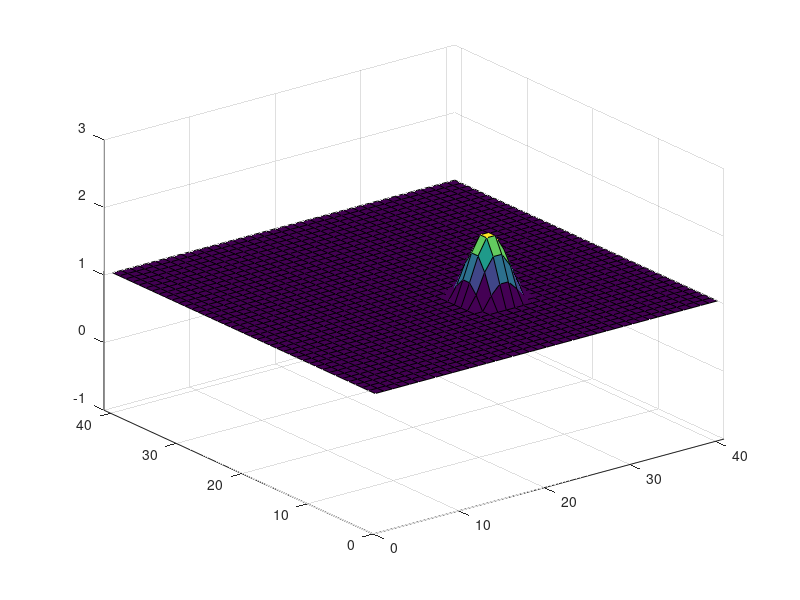

MATLAB code for this plot: (Note: this script raises an error after producing the figure.)
clc

g = 9.81; %Gravity
dx = 1.0; %x movement  
dy = 1.0; %y movement
dt = 0.05; % time step

H = ones(41:41);  %Height of plane 
U = zeros(41:41); %Velocity in x-direction
V = zeros(41:41); %Velocity in y-direction (negative)

%intended for the calculations in first step, Lax Wendroff
Hx = zeros(40:40); 
Ux = zeros(40:40); 
Vx = zeros(40:40); 

Hy = zeros(40:40);
Uy = zeros(40:40);
Vy = zeros(40:40);

%Color of the plane, dependent on velocity
C = zeros(40:40);

%Create initial displacement
[x, y] = meshgrid( linspace(-4, 4, 10) );
R = sqrt(x.^2 + y.^2) + eps;
Z = (sin(R)./R);
Z = max(Z,0);

%Create displacement to the height matrix
w = size(Z,1);
t = 10:w+9;
l = 20:w+19;
H(t,l) = H(t, l) + Z;

%Grids
clf 
shg
n = 40;
grid = surf(H);
axis([0 41 0 41 -1 3]);
hold all;

 while 1 == 1  
    
     C = abs(U(i,j)) + abs(V(i,j)); %Calculate the colors for all points in the plane
     set(grid, 'zdata', H(i,j), 'cdata', C);
     axis off;
     drawnow   
    
     % Reflective boundary conditions
     H(:,1) = H(:,2);             
     H(:,n+2) = H(:,n+1);     
     H(1,:) = H(2,:);           
     H(n+2,:) = H(n+1,:);    
    
     U(:,1) = U(:,2);
     U(:,n+2) = U(:,n+1);
     U(1,:) = -U(2,:);
     U(n+2,:) = -U(n+1,:);
     
     V(:,1) = -V(:,2);
     V(:,n+2) = -V(:,n+1);
     V(1,:) = V(2,:);
     V(n+2,:) = V(n+1,:);
     
     
    %Lax- Wendroff Step method
    
    %FIRST STEP

    %X-direction
    i = 1:38+1;
    j = 1:38;

    Hx(i, j) = ((H(i+1, j+1) + H(i, j+1))/2) - (dt/(2*dx))*(U(i+1, j+1) - U(i, j+1));%.*H(i+1,j+1)-.*H(i, j+1));

    Ux(i, j) = ((0.5*(U(i+1,j+1) + U(i,j+1)) ...
                - (dt/(2*dx))*(U(i+1,j+1).^2  ... 
                + ((0.5*g*H(i+1,j+1) - (U(i,j+1).^2 ... 
                + 0.5*g*H(i,j+1)))))));
            
    Vx(i, j) = 0.5*(V(i,j+1) + V(i+1,j+1)) ...
                - (dt/2*dx)*((U(i+1,j+1).*V(i+1,j+1) ...
                - U(i,j+1).*V(i,j+1)));    

    %Y-direction
    i = 1:38;
    j = 1:38+1;
    
    Hy(i, j) = 0.5*(H(i+1, j+1) + H(i+1, j)) - (dt/(2*dy))*(V(i+1, j+1) - V(i+1, j));%.*H(i+1,j+1)- .*H(i+1, j));
            
    Uy(i, j) = 0.5*(U(i+1,j) + U(i+1,j+1)) ...
               - (dt/2*dy)*((V(i+1,j+1).*U(i+1,j+1) ...
               - V(i+1,j).*U(i+1,j)));
    
    Vy(i, j) = 0.5*(V(i+1,j+1) + V(i+1,j)) ...
               - (dt/(2*dy))*(V(i+1,j+1).^2 ...
               + 0.5*g*H(i+1,j+1) - (V(i+1,j).^2 ...
               + 0.5*g*H(i+1,j)));

       
    %SECOND STEP
    
    i = 2:38+1;
    j = 2:38;

    H(i, j) = H(i, j) - (dt/dx)*(Ux(i,j-1) - Ux(i-1, j-1)) - (dt/dy)*(Vy(i-1,j) - Vy(i-1,j-1));


    U(i, j) = U(i, j) - (dt/dx)*(Ux(i,j-1).^2 ... 
                      + (0.5*g*Hx(i,j-1) - (Ux(i-1,j-1).^2 + 0.5*g*Hx(i-1,j-1) ))) ...
                      - (dt/dy)*(Vy(i-1,j).*Uy(i-1,j) - Vy(i-1,j-1).*Uy(i-1,j-1)); 
              
    V(i, j) = V(i, j) - (dt/dy)*((Vy(i-1,j).^2 ... 
                      + 0.5*g*Hy(i-1,j)) - (Vy(i-1,j-1).^2 + 0.5*g*Hy(i-1,j-1))) ...
                      - (dt/dx)*(Ux(i,j-1).*Vx(i,j-1) - Ux(i-1, j-1).*Vx(i-1,j-1)); 

    
    %If H is not a number
    if all(all(isnan(H))), break, end
    
 end
